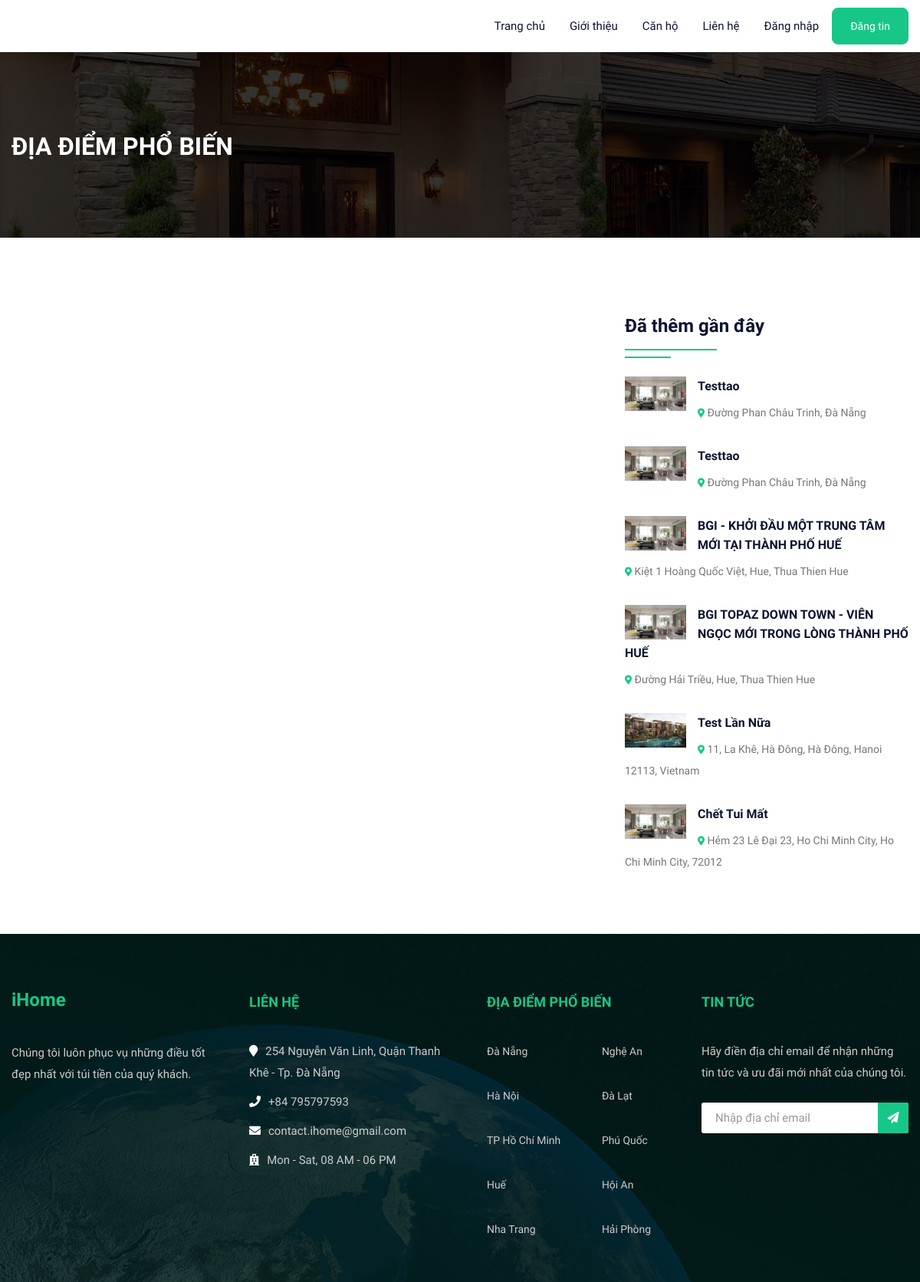
The page /cityproperty.php on the database its author committed.
### tables this page shows
CREATE TABLE `property` (
  `pid` int(50) NOT NULL,
  `title` varchar(200) NOT NULL,
  `pcontent` longtext NOT NULL,
  `type` varchar(100) NOT NULL,
  `pool` varchar(50) NOT NULL,
  `stype` varchar(100) NOT NULL,
  `bedroom` int(50) NOT NULL,
  `bathroom` int(50) NOT NULL,
  `direction` varchar(50) NOT NULL,
  `kitchen` int(50) NOT NULL,
  `parkinglot` varchar(50) NOT NULL,
  `floor` varchar(50) NOT NULL,
  `size` int(50) NOT NULL,
  `price` int(50) NOT NULL,
  `location` varchar(200) NOT NULL,
  `district` varchar(100) NOT NULL,
  `city` varchar(100) NOT NULL,
  `pimage` varchar(300) NOT NULL,
  `pimage1` varchar(300) NOT NULL,
  `pimage2` varchar(300) NOT NULL,
  `pimage3` varchar(300) NOT NULL,
  `pimage4` varchar(300) NOT NULL,
  `uid` int(50) NOT NULL,
  `status` varchar(50) NOT NULL,
  `mapimage` varchar(300) NOT NULL,
  `security` varchar(50) NOT NULL,
  `date` datetime NOT NULL DEFAULT current_timestamp(),
  `lat` text NOT NULL,
  `long` text NOT NULL
);

### cityproperty.php (the view, shortened to what this page needs)
<!DOCTYPE html>
<html lang="en">
<head>
    <link rel="stylesheet" type="text/css" href="css/bootstrap.min.css">
    <link rel="stylesheet" type="text/css" href="css/bootstrap-slider.css">
    <link rel="stylesheet" type="text/css" href="css/jquery-ui.css">
    <link rel="stylesheet" type="text/css" href="css/layerslider.css">
    <link rel="stylesheet" type="text/css" href="css/color.css" id="color-change">
    <link rel="stylesheet" type="text/css" href="css/owl.carousel.min.css">
    <link rel="stylesheet" type="text/css" href="css/font-awesome.min.css">
    <link rel="stylesheet" type="text/css" href="fonts/flaticon/flaticon.css">
    <link rel="stylesheet" type="text/css" href="css/style.css">
</head>
<body>
    <div id="page-wrapper">
        <div class="row">
            <?php include("include/header.php"); ?>
            <div class="banner-full-row page-banner" style="background-image:url('images/breadcromb.jpg');">
                <div class="container">
                    <div class="row">
                        <div class="col-md-6">
                            <h2 class="page-name float-left text-white text-uppercase mt-1 mb-0"><b>Địa điểm phổ biến</b></h2>
                        </div>
                    </div>
                </div>
            </div>
            <div class="full-row">
                <div class="container">
                    <div class="row">
                        <div class="col-lg-8">
                        </div>
                        <div class="col-lg-4">
                            <div class="sidebar-widget mt-5">
                                <h4 class="double-down-line-left text-secondary position-relative pb-4 mb-4">Đã thêm gần đây</h4>
                                <ul class="property_list_widget">
                                    <?php
                                    $query = mysqli_query($con, "SELECT * FROM `property` ORDER BY date DESC LIMIT 6");
                                    while ($row = mysqli_fetch_array($query)) {
                                    ?>
                                        <li> <img src="admin/property/<?php echo $row['18']; ?>" alt="pimage">
                                            <h6 class="text-secondary hover-text-primary text-capitalize"><a href="propertydetail.php?pid=<?php echo $row['0']; ?>"><?php echo $row['1']; ?></a></h6>
                                            <span class="font-14"><i class="fas fa-map-marker-alt icon-primary icon-small"></i> <?php echo $row['14']; ?></span>
                                        </li>
                                    <?php } ?>
                                </ul>
                            </div>
                        </div>
                    </div>
                </div>
            </div>
            <?php include("include/footer.php"); ?>
        </div>
    </div>
</body>
</html>

### include/header.php (shortened to what this page needs)
<header id="header" class="transparent-header-modern fixed-header-bg-white w-100">
            <div class="main-nav secondary-nav hover-primary-nav py-2" style="float: right;">
                <div class="container">
                    <div class="row">
                        <div class="col-lg-12">
                            <nav class="navbar navbar-expand-lg navbar-light p-0"> <a class="navbar-brand position-relative" href="index.php">
                                <h4 class="ihome" style="margin-bottom: -4px; margin-left: -820px; font-size: 2.5rem;">iHome</h4></a>
                                <div class="collapse navbar-collapse" id="navbarSupportedContent">
                                    <ul class="navbar-nav mr-auto">
                                        <li class="nav-item dropdown"> <a class="nav-link" href="index.php" role="button" aria-haspopup="true" aria-expanded="false">Trang chủ</a></li>
										<li class="nav-item"> <a class="nav-link" href="about.php">Giới thiệu</a> </li>
										<li class="nav-item"> <a class="nav-link" href="property.php">Căn hộ</a> </li>
                                        <li class="nav-item"> <a class="nav-link" href="contact.php">Liên hệ</a> </li>
										<?php  if(isset($_SESSION['uemail']))
										{ ?>
										<li class="nav-item dropdown">
											<a class="nav-link dropdown-toggle" href="#" role="button" data-toggle="dropdown" aria-haspopup="true" aria-expanded="false">Tài khoản</a>
											<ul class="dropdown-menu">
												<li class="nav-item"> <a class="nav-link" href="profile.php">Thông tin</a> </li>
												<li class="nav-item"> <a class="nav-link" href="feature.php">Căn hộ của tôi</a> </li>
												<li class="nav-item"> <a class="nav-link" href="logout.php">Đăng xuất</a> </li>
											</ul>
                                        </li>
										<?php } else { ?>
										<li class="nav-item"> <a class="nav-link" href="login.php">Đăng nhập</a> </li>
										<?php } ?>
                                    </ul>
									<a class="btn btn-primary d-none d-xl-block" href="submitproperty.php">Đăng tin</a>
                                </div>
                            </nav>
                        </div>
                    </div>
                </div>
            </div>
</header>

### include/footer.php
<footer style="background-image: url(images/footer-bg.png); padding: 64px 0 25px 0; position: relative; width: 100%;">
            <div class="container">
			<div class="row">
				<div class="col-lg-3 col-md-6 footer-widget">
					<nav class="navbar navbar-light p-0"> <a class="navbar-brand position-relative" href="index.php"><h4 class="ihome">iHome</h4></a>
					<p style="margin-top: 24px">Chúng tôi luôn phục vụ những điều tốt đẹp nhất với túi tiền của quý khách.</p>
				</div>
				<div class="col-lg-3 col-md-6 footer-widget">
					<div class="contact-widget">
						<h5 class="fw-title">LIÊN HỆ</h5>
						<p><i class="fa fa-map-marker"></i>254 Nguyễn Văn Linh, Quận Thanh Khê - Tp. Đà Nẵng</p>
						<p><i class="fa fa-phone"></i>+84 795797593</p>
						<p><i class="fa fa-envelope"></i>contact.ihome@gmail.com</p>
						<p><i class="fa fa-hospital"></i>Mon - Sat, 08 AM - 06 PM</p>
					</div>
				</div>
				<div class="col-lg-3 col-md-6 footer-widget">
					<div class="double-menu-widget">
						<h5 class="fw-title">Địa điểm phổ biến</h5>
						<ul>
							<li><a href="">Đà Nẵng</a></li>
							<li><a href="">Hà Nội</a></li>
							<li><a href="">TP Hồ Chí Minh</a></li>
							<li><a href="">Huế</a></li>
							<li><a href="">Nha Trang</a></li>
						</ul>
						<ul>
							<li><a href="">Nghệ An</a></li>
							<li><a href="">Đà Lạt</a></li>
							<li><a href="">Phú Quốc</a></li>
							<li><a href="">Hội An</a></li>
							<li><a href="">Hải Phòng</a></li>
						</ul>
					</div>
				</div>
				<div class="col-lg-3 col-md-6  footer-widget">
					<div class="newslatter-widget">
						<h5 class="fw-title">TIN TỨC</h5>
						<p>Hãy điền địa chỉ email để nhận những tin tức và ưu đãi mới nhất của chúng tôi.</p>
						<form class="footer-newslatter-form">
							<input type="text" placeholder="Nhập địa chỉ email">
							<button><i class="fa fa-paper-plane"></i></button>
						</form>
					</div>
				</div>
			</div>
		</div>
	</footer>

### css/color.css (style rules this page uses)
:root { --theme-ordinary-color: #74777b; }
:root { --theme-primary-color: #17c788; }
:root { --theme-secondary-color: #0d1432; }
:root { --theme-white-color: #fff; }
:root { --theme-light-color: #f8f8f8; }
:root { --theme-gray-color: #f5f5f5; }
:root { --theme-footer-color: #091b4b; }
:root { --theme-dark-color: #091b4b; }
:root { --text-light-color: #a3a7af; }
:root { --theme-primary-opacity-color: rgba(11, 191, 141, .8); }
:root { --theme-secondary-opacity-color: rgba(13,20,50,0.7); }
:root { --theme-white-opacity-color: rgba(255, 255, 255, 0.3); }
:root { --theme-dark-opacity-color: rgba(0, 0, 0, 0.5); }
:root { --theme-ordinary-font: 'Muli', sans-serif; }
:root { --theme-highlight-font: 'Comfortaa', cursive; }

### rows shown on the page
property: pimage1 (picture), title "Testtao", location "Đường Phan Châu Trinh, Đà Nẵng"
property: pimage1 (picture), title "Testtao", location "Đường Phan Châu Trinh, Đà Nẵng"
property: pimage1 (picture), title "BGI - KHỞI ĐẦU MỘT TRUNG TÂM MỚI TẠI THÀNH PHỐ HUẾ", location "Kiệt 1 Hoàng Quốc Việt, Hue, Thua Thien Hue"
property: pimage1 (picture), title "BGI TOPAZ DOWN TOWN - VIÊN NGỌC MỚI TRONG LÒNG THÀNH PHỐ HUẾ", location "Đường Hải Triều, Hue, Thua Thien Hue"
property: pimage1 (picture), title "Test Lần Nữa", location "11, La Khê, Hà Đông, Hà Đông, Hanoi 12113, Vietnam"
property: pimage1 (picture), title "Chết Tui Mất", location "Hẻm 23 Lê Đại 23, Ho Chi Minh City, Ho Chi Minh City, 72012"
